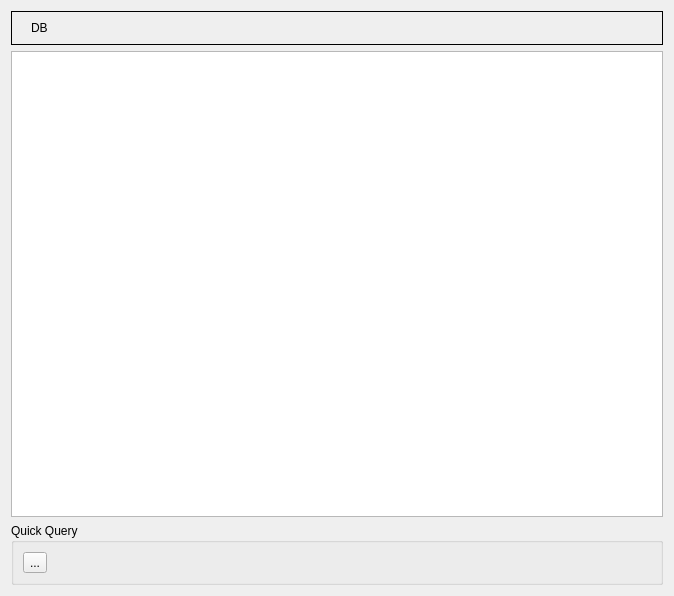
<?xml version="1.0" encoding="UTF-8"?>
<ui version="4.0">
 <class>BrowseTableForm</class>
 <widget class="QWidget" name="BrowseTableForm">
  <property name="geometry">
   <rect>
    <x>0</x>
    <y>0</y>
    <width>674</width>
    <height>596</height>
   </rect>
  </property>
  <property name="windowTitle">
   <string>Form</string>
  </property>
  <layout class="QVBoxLayout" name="verticalLayout_3">
   <item>
    <widget class="QFrame" name="frame">
     <property name="frameShape">
      <enum>QFrame::Box</enum>
     </property>
     <property name="frameShadow">
      <enum>QFrame::Plain</enum>
     </property>
     <layout class="QFormLayout" name="formLayout">
      <property name="leftMargin">
       <number>6</number>
      </property>
      <item row="0" column="0">
       <widget class="QLabel" name="label">
        <property name="text">
         <string/>
        </property>
        <property name="pixmap">
         <pixmap resource="dbm.qrc">:/images/actions/images/small/database_connected.png</pixmap>
        </property>
       </widget>
      </item>
      <item row="0" column="1">
       <widget class="QLabel" name="txtConnection">
        <property name="text">
         <string>DB</string>
        </property>
       </widget>
      </item>
     </layout>
    </widget>
   </item>
   <item>
    <widget class="QTableView" name="table">
     <property name="sizePolicy">
      <sizepolicy hsizetype="Expanding" vsizetype="Expanding">
       <horstretch>2</horstretch>
       <verstretch>0</verstretch>
      </sizepolicy>
     </property>
     <property name="contextMenuPolicy">
      <enum>Qt::ActionsContextMenu</enum>
     </property>
     <property name="alternatingRowColors">
      <bool>true</bool>
     </property>
     <property name="selectionMode">
      <enum>QAbstractItemView::SingleSelection</enum>
     </property>
     <property name="selectionBehavior">
      <enum>QAbstractItemView::SelectItems</enum>
     </property>
     <property name="sortingEnabled">
      <bool>true</bool>
     </property>
     <attribute name="verticalHeaderShowSortIndicator" stdset="0">
      <bool>false</bool>
     </attribute>
    </widget>
   </item>
   <item>
    <widget class="QGroupBox" name="groupBox">
     <property name="title">
      <string>Quick Query</string>
     </property>
     <layout class="QVBoxLayout" name="verticalLayout_2">
      <item>
       <layout class="QVBoxLayout" name="verticalLayout">
        <item>
         <widget class="QToolButton" name="btnExecuteQuery">
          <property name="toolTip">
           <string>Run the query</string>
          </property>
          <property name="text">
           <string>...</string>
          </property>
          <property name="icon">
           <iconset resource="dbm.qrc">
            <normaloff>:/images/actions/images/actions/button_play_green.png</normaloff>:/images/actions/images/actions/button_play_green.png</iconset>
          </property>
         </widget>
        </item>
        <item>
         <layout class="QHBoxLayout" name="horizontalLayout_5"/>
        </item>
       </layout>
      </item>
     </layout>
    </widget>
   </item>
  </layout>
 </widget>
 <resources>
  <include location="dbm.qrc"/>
 </resources>
 <connections>
  <connection>
   <sender>btnExecuteQuery</sender>
   <signal>clicked()</signal>
   <receiver>BrowseTableForm</receiver>
   <slot>onRunQuery()</slot>
   <hints>
    <hint type="sourcelabel">
     <x>24</x>
     <y>231</y>
    </hint>
    <hint type="destinationlabel">
     <x>199</x>
     <y>149</y>
    </hint>
   </hints>
  </connection>
 </connections>
 <slots>
  <slot>onRunQuery()</slot>
 </slots>
</ui>
